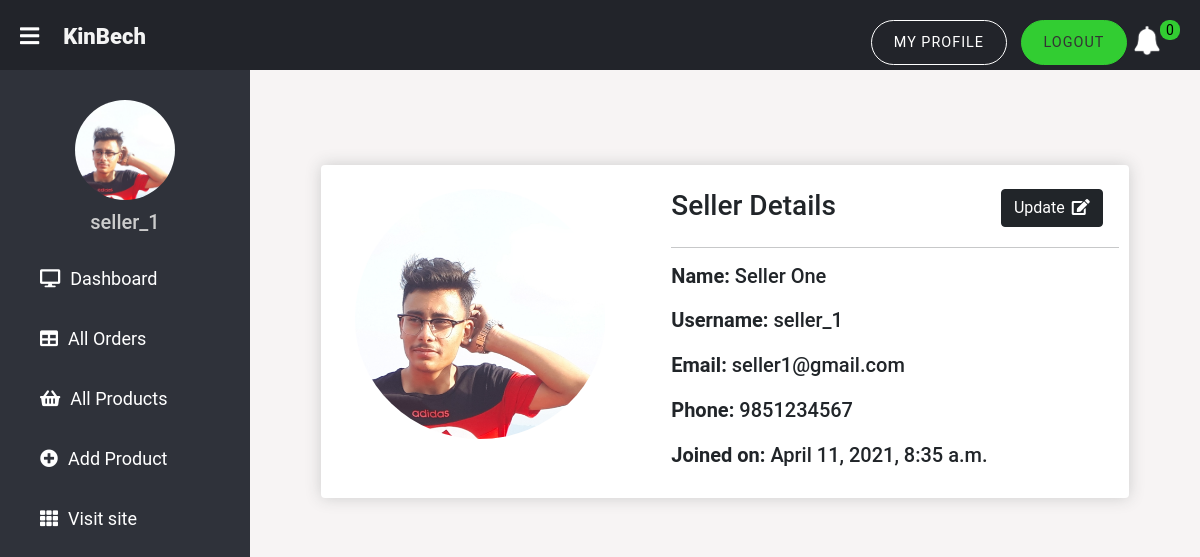
Screenshot of /seller/seller-profile/ (signed in) with the database file from the repository.
### store/models.py (models this page shows, shortened)
class Seller(models.Model):
    user = models.OneToOneField(
        User, on_delete=models.CASCADE, null=True, blank=True)
    name = models.CharField(max_length=50, null=True)
    phone = models.CharField(max_length=40, null=True)
    date_created = models.DateTimeField(auto_now_add=True, null=True)
    image = models.ImageField(null=True, blank=True)
    @property
    def imageURL(self):
        try:
            url = self.image.url
        except:
            url = "{% static 'images/user-image.jpg' %}"
        return url

### seller/views.py (the view)
# urls.py: path('seller-profile/', views.sellerProfile, name="seller-profile"),
def sellerProfile(request):
    seller = request.user.seller
    context = {'seller': seller, }
    return render(request, "seller/sellerProfile.html", context)

### seller/context_processors.py (called while the page is built)
def notification(request):
    if request.user.is_authenticated:
        try:
            seller = request.user.seller
        except:
            seller = Seller.objects.filter(id=1)
    else:
        seller = Seller.objects.filter(id=1)
    noti_orders = Order.objects.filter(orderitem__product__seller=seller, orderitem__orderItem_order_status="Order Received",
                                       orderitem__noti_status=True, complete=True).distinct().order_by("-id")
    canceledOrderItem = OrderItem.objects.filter(
        product__seller=seller, orderItem_order_status="Order Canceled", noti_status=True)
    return {'noti_orders': noti_orders, 'seller': seller, 'canceledOrderItem': canceledOrderItem}

### seller/templates/seller/sellerProfile.html
{% extends 'seller/sellerMain.html' %}
{% load humanize %}
{% load static %}
{% block content %}
<div class="recom-container seller-info" style="width:85%;">
    <div class="seller-profile-image">
        <a target="_blank" href="{{seller.imageURL}}"><img src="{{seller.imageURL}}" class="seller_img"
                onerror=this.src="{% static 'images/user-image.jpg' %}"></a>
    </div>
    <div class="seller-profile-details">
        <div class="seller-update-btn-div">
            <h3>Seller Details</h3>
            <a href="{% url 'seller:seller-profile-update' seller.id %}"><button class="btn btn-dark">Update<i
                        class="fas fa-edit"></i></button></a>
        </div>
        <hr>
        <div class="main-seller-details">
            <h5><b>Name: </b>{{seller.name}}</h5>
            <h5><b>Username: </b>{{seller.user.username}}</h5>
            <h5><b>Email: </b>{{seller.user.email}}</h5>
            <h5><b>Phone: </b>{{seller.phone}}</h5>
            <h5><b>Joined on: </b>{{seller.date_created}}</h5>
        </div>
    </div>
</div>
{% endblock content %}

### seller/templates/seller/sellerMain.html (shortened to what this page needs)
<!DOCTYPE html>
{% load static %}
<html lang="en">
<head>
    <link href="https://cdn.jsdelivr.net/npm/bootstrap@5.0.0-beta2/dist/css/bootstrap.min.css" rel="stylesheet"
>
    <link rel="stylesheet" href="https://pro.fontawesome.com/releases/v5.10.0/css/all.css"
 />
    <link rel="stylesheet" type="text/css" href="{% static 'css/style.css' %}">
    <link rel="stylesheet" type="text/css" href="{% static 'css/sellerStyle.css' %}">
</head>
<body>
    <div class="dashboard_header">
        <label for="check">
            <i class="fas fa-bars" id="sidebar_btn"></i>
        </label>
        <a href="{% url 'seller:seller-home' %}" class="site-logo" aria-label="homepage"
            style="font-size:22px;">KinBech</a>
        <div class="logo_noti">
            <ul class="nav__list">
                <li class="nav__list-item">
                    <a class="nav__link nav__link--btn seller-profile-btn" href="{% url 'seller:seller-profile' %}">My
                        Profile</a>
                </li>
                <li class="nav__list-item">
                    <a class="nav__link nav__link--btn nav__link--btn--highlight"
                        href="{% url 'auth:seller-logout' %}">Logout</a>
                </li>
                {% if noti_orders.count == 0 and canceledOrderItem.count == 0 %} <li class="cart-li">
                    <img id="noti-btn" class="cart-icon" src="{% static 'images/notification-icon.png' %}">
                </li>
                <p class="cart-total" id="total">0</p>
                {% elif noti_orders.count == 0 and canceledOrderItem.count > 0 %}
                <li class="cart-li">
                    <img id="noti-btn" class="cart-icon" src="{% static 'images/notification-icon.png' %}">
                </li>
                <p class="cart-total" id="total">{{canceledOrderItem.count}}</p>
                {% endif %}
            </ul>
        </div>
    </div>
    <div class="sidebar">
        <center>
            <img onClick="window.location.href='../seller-profile/'" src="{{seller.imageURL}}" class="profile_image"
                onerror=this.src="{% static 'images/user-image.jpg' %}" alt="">
            <h5 onClick="window.location.href='../seller-profile/'">{{seller.user.username}}</h5>
        </center>
        <a href="{% url 'seller:seller-home' %}"><i class="fas fa-desktop"></i><span>Dashboard</span></a>
        <a href="{% url 'seller:seller-order-list' %}"><i class="fas fa-table"></i><span>All Orders</span></a>
        <a href="{% url 'seller:seller-product-list' %}"><i class="fas fa-shopping-basket"></i><span>All
                Products</span></a>
        <a href="{% url 'seller:seller-product-add' %}"><i class="fas fa-plus-circle"></i><span>Add Product</span></a>
        <a href="{% url 'auth:seller-logout' %}"><i class="fas fa-th"></i><span>Visit site</span></a>
    </div>
    <div class="content">
        <div style="padding-top: 70px;">
            {% block content %}
            {% endblock content %}
        </div>
    </div>
</body>
</html>

### static/css/style.css (style rules this page uses)
body { margin: 0; padding: 0; font-family: "Roboto", sans-serif; }
:root { --primaryColor: #f09d51; --mainWhite: #fff; --text: #f4f4f4; --text-inverse: #333; --background: rgb(41, 41, 43); --mainSpacing: 0.1rem; --mainTransition: all 0.3s linear; }
.site-logo, .shop-now-text { font-weight: 900; font-size: 1.2rem; color: var(--text); text-decoration: none; }
.nav__list { list-style: none; margin: 0; padding: 0; display: flex; }
.nav__link { --spacing: 1em; text-decoration: none; color: inherit; display: inline-block; padding: calc(var(--spacing) / 2) var(--spacing); position: relative; text-transform: uppercase; letter-spacing: 2px; font-size: 0.9rem; }
.nav__link:after { content: ""; position: absolute; bottom: 0; left: var(--spacing); right: var(--spacing); height: 2px; background: currentColor; transform: scaleX(0); transition: transform 150ms ease-in-out; }
.nav__link--btn { border: 1.5px solid currentColor; border-radius: 2em; margin-left: 1em; transition: background 250ms ease-in-out; letter-spacing: 1px; padding: 0.75em 1.5em; }
.nav__link--btn::after { display: none; }
.nav__link--btn--highlight { background: limegreen; border-color: limegreen; color: #333; }
.cart-icon { width: 35px; margin-left: 7px; margin-top: 5px; cursor: pointer; }
.cart-total { display: block; text-align: center; color: #000; background-color: limegreen; width: 20px; height: 25px; border-radius: 50%; font-size: 14px; }
.recom-container { box-shadow: hsl(0, 0%, 80%) 0 0 16px; background-color: #fff; border-radius: 4px; width: 90vw; padding: 10px; margin: 2rem auto 4rem; }
ul { margin: 0; padding: 0; list-style: none; }

### static/css/sellerStyle.css (style rules this page uses)
body { padding: 0; margin: 0; font-family: "Roboto", sans-serif; background-color: rgb(247, 244, 244); }
.dashboard_header { position: fixed; z-index: 1; background-color: #22242a; padding: 20px; padding-left: 0px; width: 100%; height: 70px; }
.site-logo { transition: 0.5s; transition-property: color; }
.logo_noti { float: right; }
.seller-profile-btn { border: 1.5px solid white; color: white; transition: background 350ms ease-in-out; }
.sidebar { background-color: #2f323a; margin-top: 70px; padding-top: 30px; position: fixed; left: 0; width: 250px; height: 100%; transition: 0.5s; transition-property: left; }
.sidebar .profile_image { width: 100px; height: auto; max-height: 120px; border-radius: 50%; margin-bottom: 10px; }
.sidebar center img { transition: 0.5s; transition-property: opacity; cursor: pointer; }
.sidebar h5 { color: #ccc; margin-top: 0; margin-bottom: 15px; transition: 0.5s; transition-property: color; cursor: pointer; }
.sidebar a { color: #fff; display: block; width: 100%; line-height: 60px; text-decoration: none; padding-left: 40px; box-sizing: border-box; transition: 0.5s; transition-property: background; font-size: 18px; }
.sidebar i { padding-right: 10px; }
label #sidebar_btn { z-index: 1; color: #fff; cursor: pointer; font-size: 22px; margin: 5px 20px; padding-bottom: 20px; transition: 0.5s; transition-property: color; }
.content { margin-left: 250px; transition: 0.5s; box-sizing: border-box; }
.cart-icon { width: 26px; }
.cart-total { height: 20px; border-radius: 45%; }
.recom-container { width: auto; margin-right: 2rem; }
.seller-info { display: grid; grid-template-columns: 300px auto; grid-gap: 2.5rem; margin: 10% auto; padding-top: 1.5rem; }
.seller_img { width: 250px; border-radius: 50%; padding-bottom: 10px; margin-left: 1.5rem; }
.seller-update-btn-div { display: flex; justify-content: space-between; }
.seller-update-btn-div button { margin-right: 1rem; margin-bottom: 0.2rem; }
.seller-update-btn-div button i { margin-left: 7px; }
.main-seller-details h5 { margin-bottom: 1.3rem; }

### rows the page displays
Seller: imageURL (picture), user.username "seller_1", name "Seller One", user.email "seller1@gmail.com", phone "9851234567", date_created "April 11, 2021, 8:35 a.m."
